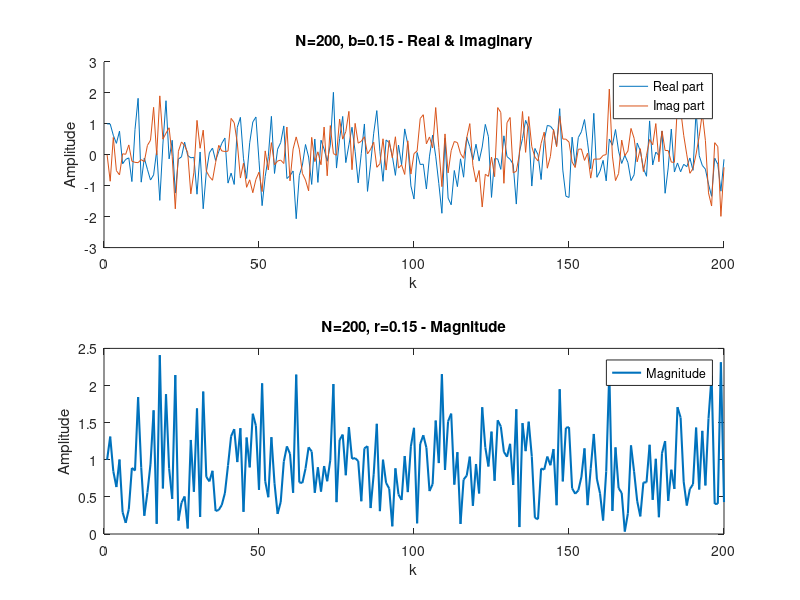
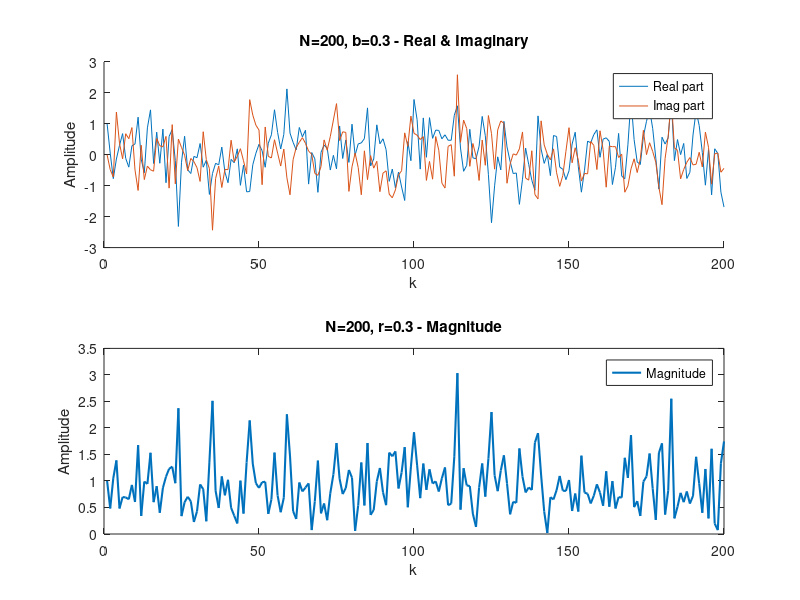
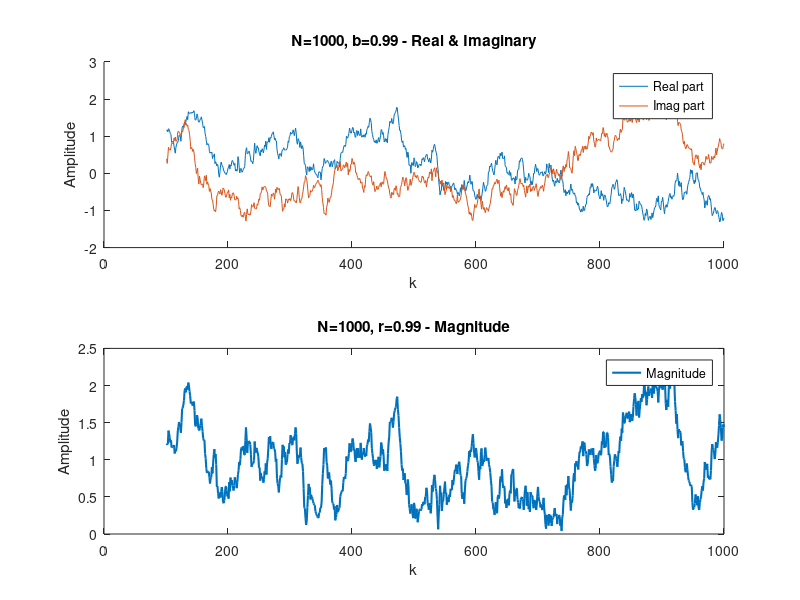
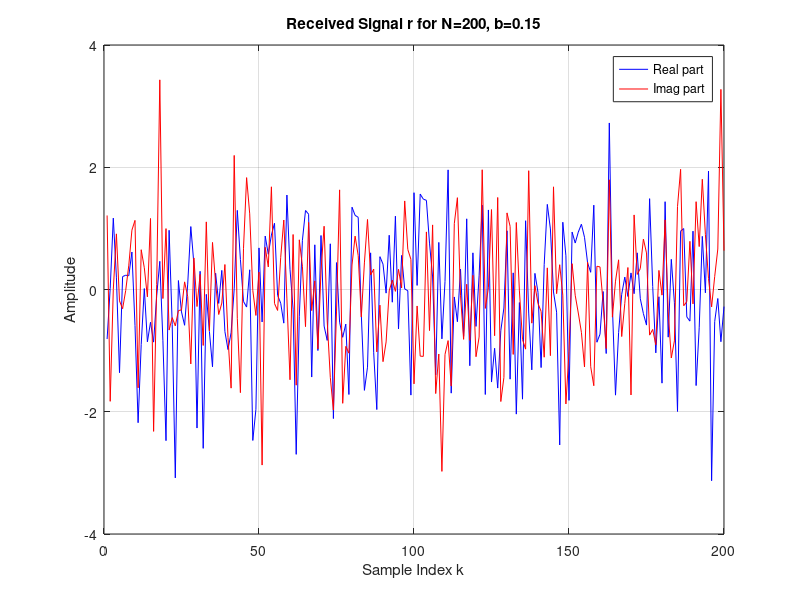

Write MATLAB code to recreate these figures, in order. (Note: this script raises an error after producing the figures.)
close all;
clear all;
clc
N = 200;
b_values = [0.15, 0.30];
noise_power = 0.1; 
h_all = cell(length(b_values)+1, 1); % Cell array to store h for each b

for ib = 1:length(b_values)
    b = b_values(ib);
    sigma2 = 1 - b^2; % Ensure E{|h[k]|^2} = 1
    h = zeros(1, N);
    h(1) = 1;
    e = sqrt(sigma2/2) * (randn(1, N) + 1i*randn(1, N));
    for k = 2:N
        h(k) = b*h(k-1) + e(k);
    end
    
    h_all{ib} = h; % Save h before plotting
    figure; % new figure for each b
    
    x_axis = 1:N;
    subplot(2,1,1);
    hold on;
    plot(x_axis, real(h), 'DisplayName', 'Real part');
    plot(x_axis, imag(h), 'DisplayName', 'Imag part');
    title(['N=', num2str(N), ', b=', num2str(b), ' - Real & Imaginary']);
    xlabel('k');
    ylabel('Amplitude');
    legend show;
    hold off;
    
    subplot(2,1,2);
    plot(x_axis, abs(h), 'DisplayName', 'Magnitude', 'LineWidth', 1.5);
    title(['N=', num2str(N), ', r=', num2str(b), ' - Magnitude']);
    xlabel('k');
    ylabel('Amplitude');
    legend show;
end

% Special case: N=1000, b=0.99 
N = 1000;
b = 0.99;
sigma2 = 1 - b^2;
h = zeros(1, N);
h(1) = 1;
e = sqrt(sigma2/2) * (randn(1, N) + 1i*randn(1, N));
for k = 2:N
    h(k) = b*h(k-1) + e(k);
end
h_all{3} = h;
ignore_samples = ceil(1/(1-b));
h_plot = h(ignore_samples+1:end);
x_axis = (ignore_samples+1):N;

figure;
subplot(2,1,1);
hold on;
plot(x_axis, real(h_plot), 'DisplayName', 'Real part');
plot(x_axis, imag(h_plot), 'DisplayName', 'Imag part');
title(['N=', num2str(N), ', b=', num2str(b), ' - Real & Imaginary']);
xlabel('k');
ylabel('Amplitude');
legend show;
hold off;

subplot(2,1,2);
plot(x_axis, abs(h_plot), 'DisplayName', 'Magnitude', 'LineWidth', 1.5);
title(['N=', num2str(N), ', r=', num2str(b), ' - Magnitude']);
xlabel('k');
ylabel('Amplitude');
legend show;


%% 2- 3 
%--------- PARAMETERS ---------
             

%{
    r(1) is for N=200 b=0.15
    r(2) is for N=200 b=0.3
    r(3) is for N=1000 b=0.99
%}
SNR_dB = 20;          
Es = 2;  
r = cell(3, 1);
s = cell(3, 1);
noise_power =  Es / (10^(SNR_dB/10));
for i = 1:length(h_all)
    % Δημιουργία QAM συμβόλων
    s{i} = randsrc(1, length(h_all{i}), [1 -1]) + 1i * randsrc(1, length(h_all{i}), [1 -1]);
    % Λευκό Gaussian θόρυβο
    n = sqrt(noise_power/2) * (randn(1, length(h_all{i})) + 1i * randn(1, length(h_all{i})));
    % Έξοδος καναλιού: r[k] = h[k] * s[k] + n[k]
    r{i} = h_all{i} .* s{i} + n;
end

for i = 1:length(r)
    figure;
    plot(real(r{i}), 'b', 'DisplayName', 'Real part');
    hold on;
    plot(imag(r{i}), 'r', 'DisplayName', 'Imag part');
    hold off;
    grid on;
    if i <= 2
        title(['Received Signal r for N=200, b=', num2str(b_values(i))]);
    else
        title(['Received Signal r for N=1000, b=0.99']);
    end
    xlabel('Sample Index k');
    ylabel('Amplitude');
    legend show;
end

%% 4

qam_syms = [1+1j, 1-1j, -1+1j, -1-1j];
%------- ML Detection--------
ML_hat = cell(3,1); % Εκτιμήσεις για κάθε περίπτωση καναλιού
for i = 1:length(r)
    r_curr = r{i};
    h_curr = h_all{i};
    ML_detected = zeros(1, length(r_curr));
    for k = 1:length(r_curr)
        dists = abs(r_curr(k) - h_curr(k) * qam_syms);
        [~, idx] = min(dists);
        ML_detected(k) = qam_syms(idx);
    end
    ML_hat{i} = ML_detected;
end

%% 5 
threshold = 1/sqrt(SNR_dB);
for idx = 1:3
    s_true = s{idx};
    s_est = ML_hat{idx};
    errors = (s_true ~= s_est);    % 1 εκεί όπου υπάρχει σφάλμα
    h_amp = abs(h_all{idx});       % Πλάτος καναλιού |h[k]|
    
    figure;
    subplot(2,1,1);
    semilogy(h_amp, 'b', 'DisplayName', '|h[k]|'); % ημιλογαριθμική κλίμακα
    hold on;
    stem(find(errors), h_amp(errors), 'r', 'filled', 'DisplayName', 'Error positions');
    yline(threshold, 'k--', 'LineWidth', 1.5, 'DisplayName', 'threshold');
    xlabel('Sample Index');
    ylabel('|h[k]|');
    title(['Channel amplitude (semilogy) and error positions, channel ', num2str(idx)]);
    legend('show');
    hold off;
    
    subplot(2,1,2);
    stem(abs(errors), 'r', 'DisplayName', 'Decoding error (1=error)');
    xlabel('Sample Index');
    ylabel('Error');
    title(['Decoded symbol errors, channel ', num2str(idx)]);
    legend('show');
end


%%7
% Parameters
SNR_dB = 0:2:30;
SNR_lin = 10.^(SNR_dB/10);
K = 5000;           % Number of frames
N = 1000;           % Symbols per frame
b_values = [0.15 0.3 0.99];
Es = 2;             % QAM symbol energy

BER_sim = zeros(length(b_values), length(SNR_dB));

for b_idx = 1:length(b_values)
    b = b_values(b_idx);
    sigma2 = 1 - b^2; % So that E[|h|^2] = 1
    for snr_idx = 1:length(SNR_dB)
        snr_curr = SNR_dB(snr_idx);
        sigma2_n = Es / (10^(snr_curr/10));
        total_bit_errors = 0;
        total_bits = 0;

        for frame = 1:K
            % Channel generation (AR(1) Rayleigh)
            h = zeros(1, N);
            h(1) = 1;
            noise_h = sqrt(sigma2/2) * (randn(1, N) + 1i*randn(1, N));
            for n = 2:N
                h(n) = b * h(n-1) + noise_h(n);
            end
            % Optionally ignore transient samples for b ≈ 1
            if b > 0.9
                ignore_samples = round(1/(1-b));
                h_used = h(ignore_samples+1:end);
                n_sym = length(h_used);
            else
                h_used = h;
                n_sym = N;
            end

            % Symbol and noise
            bits = randi([0 1], 2*n_sym, 1); % 2 bits per symbol
            s = (2*bits(1:2:end)-1) + 1i*(2*bits(2:2:end)-1); % 4-QAM mapping
            n = sqrt(sigma2_n/2) * (randn(n_sym, 1) + 1i*randn(n_sym, 1));

            % Received signal
            r = h_used.' .* s + n;

            % Coherent detection
            r_eq = (conj(h_used)./abs(h_used)).' .* r;

            % ML decision
            s_hat = sign(real(r_eq)) + 1i*sign(imag(r_eq));

            % Map back to bits
            bits_hat = zeros(2*n_sym,1);
            bits_hat(1:2:end) = real(s_hat) > 0;
            bits_hat(2:2:end) = imag(s_hat) > 0;

            % Count errors
            total_bit_errors = total_bit_errors + sum(bits_hat ~= bits);
            total_bits = total_bits + 2*n_sym;
        end

        BER_sim(b_idx, snr_idx) = total_bit_errors / total_bits;
    end
end


BER_theoretical = 0.5 .* (1 - sqrt(SNR_lin ./ (2 + SNR_lin)));
BER_high_SNR = 1 ./ (2 .* SNR_lin);

figure;
hold on;
semilogy(SNR_dB, BER_sim(1,:), 'ro-',   'LineWidth',2, 'MarkerSize',8); % b = 0.15, red circles solid
semilogy(SNR_dB, BER_sim(2,:), 'bs--',  'LineWidth',2, 'MarkerSize',8); % b = 0.3, blue squares dashed
semilogy(SNR_dB, BER_sim(3,:), 'g^:',   'LineWidth',2, 'MarkerSize',8); % b = 0.99, green triangles dotted

semilogy(SNR_dB, BER_theoretical, 'r--','LineWidth',2);
semilogy(SNR_dB, BER_high_SNR,'p-','LineWidth',2);
grid on; xlabel('SNR (dB)'); ylabel('BER');
title('BER vs SNR');
yscale log
hold off;


%% 8
% Parameters
SNR_dB = 0:2:14;
SNR_lin = 10.^(SNR_dB/10);
K = 5000;
N = 1000; % symbols (same N as Rayleigh)
Es = 2;

% Pre-allocate results
BER_AWGN_sim = zeros(1, length(SNR_dB));

for snr_idx = 1:length(SNR_dB)
    sigma2_n = Es / SNR_lin(snr_idx);
    total_bit_errors = 0;
    total_bits = 0;

    for frame = 1:K
        % Symbol generation (same as Rayleigh)
        bits = randi([0 1], 2*N, 1); % 2 bits/symbol (4-QAM)
        s = (2*bits(1:2:end)-1) + 1i*(2*bits(2:2:end)-1); % 4-QAM mapping

        % AWGN channel (no fading): h=1
        n = sqrt(sigma2_n/2) * (randn(N, 1) + 1i*randn(N, 1));
        r = s + n;

        % ML detection: sign on real and imag
        s_hat = sign(real(r)) + 1i*sign(imag(r));
        bits_hat = zeros(2*N,1);
        bits_hat(1:2:end) = real(s_hat) > 0;
        bits_hat(2:2:end) = imag(s_hat) > 0;

        % Count errors
        total_bit_errors = total_bit_errors + sum(bits_hat ~= bits);
        total_bits = total_bits + 2*N;
    end

    BER_AWGN_sim(snr_idx) = total_bit_errors / total_bits;
end

% Theoretical curve for AWGN (4-QAM, Gray coding, see note)
BER_AWGN_theory = qfunc(sqrt(SNR_lin));

figure; hold on;
% AWGN sim/theory
semilogy(SNR_dB, BER_AWGN_sim,    'r-',  'LineWidth',2, 'MarkerSize',8);
semilogy(SNR_dB, BER_AWGN_theory, 'b--',  'LineWidth',2);
yscale log
grid on; xlabel('SNR (dB)'); ylabel('BER');
title('BER Comparison: AWGN vs Rayleigh (4-QAM)');
legend('AWGN Sim', 'AWGN Theory', ...
       'Location', 'southwest');
hold off;

%% 9
% --- PARAMETERS ---
K = 10000;          % Number of packets/blocks
N = 100;            % Number of symbols per packet/block
Es = 2;             % QAM symbol energy
SNR_dB = 0:2:30;    % SNR range
SNR_lin = 10.^(SNR_dB/10);

% --- THEORETICAL BER (flat Rayleigh) ---
BER_theoretical = 0.5 .* (1 - sqrt(SNR_lin ./ (2 + SNR_lin)));

% --- BLOCK FLAT FADING SIMULATION ---
BER_block_flat = zeros(size(SNR_dB));
for snr_idx = 1:length(SNR_dB)
    total_bit_errors = 0;
    total_bits = 0;
    sigma2_n = Es / SNR_lin(snr_idx);
    for pkt = 1:K
        % 1. Channel coefficient for whole block
        h_block = (randn(1) + 1i*randn(1)) / sqrt(2); % CN(0,1)
        % 2. Data bits + 4-QAM modulation
        bits = randi([0 1], 2*N, 1); % 2 bits/symbol
        s = (2*bits(1:2:end)-1) + 1i*(2*bits(2:2:end)-1); % 4-QAM
        % 3. Noise
        n = sqrt(sigma2_n/2) * (randn(N,1) + 1i*randn(N,1));
        % 4. Received signal
        r = h_block * s + n;
        % 5. Equalization (coherent receiver)
        r_eq = (conj(h_block)/abs(h_block)) * r;
        % 6. Decision
        s_hat = sign(real(r_eq)) + 1i * sign(imag(r_eq));
        bits_hat = zeros(2*N,1);
        bits_hat(1:2:end) = real(s_hat) > 0;
        bits_hat(2:2:end) = imag(s_hat) > 0;
        % 7. Count errors
        total_bit_errors = total_bit_errors + sum(bits_hat ~= bits);
        total_bits = total_bits + 2*N;
    end
    BER_block_flat(snr_idx) = total_bit_errors / total_bits;
end

% --- TIME-VARYING RAYLEIGH FADING (symbol-wise) ---
BER_timevarying = zeros(size(SNR_dB));
for snr_idx = 1:length(SNR_dB)
    total_bit_errors = 0;
    total_bits = 0;
    sigma2_n = Es / SNR_lin(snr_idx);
    for pkt = 1:K
        % 1. Channel coefficient for each symbol (independent)
        h_sym = (randn(N,1) + 1i*randn(N,1)) / sqrt(2);
        % 2. Data bits + 4-QAM modulation
        bits = randi([0 1], 2*N, 1);
        s = (2*bits(1:2:end)-1) + 1i*(2*bits(2:2:end)-1);
        % 3. Noise
        n = sqrt(sigma2_n/2) * (randn(N,1) + 1i*randn(N,1));
        % 4. Received signal
        r = h_sym .* s + n;
        % 5. Equalization (coherent receiver)
        r_eq = (conj(h_sym)./abs(h_sym)) .* r;
        % 6. Decision
        s_hat = sign(real(r_eq)) + 1i * sign(imag(r_eq));
        bits_hat = zeros(2*N,1);
        bits_hat(1:2:end) = real(s_hat) > 0;
        bits_hat(2:2:end) = imag(s_hat) > 0;
        % 7. Count errors
        total_bit_errors = total_bit_errors + sum(bits_hat ~= bits);
        total_bits = total_bits + 2*N;
    end
    BER_timevarying(snr_idx) = total_bit_errors / total_bits;
end

% --- PLOTTING ---
figure;
semilogy(SNR_dB, BER_block_flat, 'mx-','LineWidth',2,'MarkerSize',7); hold on;
semilogy(SNR_dB, BER_timevarying, 'bo-','LineWidth',2,'MarkerSize',7);
semilogy(SNR_dB, BER_theoretical, 'r--','LineWidth',2);
grid on; 
xlabel('SNR (dB)');
ylabel('BER');
title('BER vs SNR: Block Flat Fading vs Time-varying Rayleigh Fading');
legend('Block flat fading (K=10000,N=100)', ...
       'Time-varying Rayleigh', ...
       'Theoretical Rayleigh','Location','southwest');
yscale log;
hold off;





